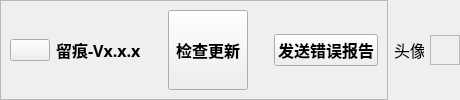
           <widget class="QWidget" name="footerContainer" native="true">
            <layout class="QHBoxLayout" name="horizontalLayout_9">
             <property name="leftMargin">
              <number>0</number>
             </property>
             <property name="topMargin">
              <number>0</number>
             </property>
             <property name="rightMargin">
              <number>0</number>
             </property>
             <property name="bottomMargin">
              <number>0</number>
             </property>
             <item alignment="Qt::AlignLeft">
              <widget class="QFrame" name="frame_8">
               <property name="frameShape">
                <enum>QFrame::StyledPanel</enum>
               </property>
               <property name="frameShadow">
                <enum>QFrame::Raised</enum>
               </property>
               <layout class="QHBoxLayout" name="horizontalLayout_10">
                <item alignment="Qt::AlignLeft">
                 <widget class="QPushButton" name="iconBtn">
                  <property name="text">
                   <string/>
                  </property>
                  <property name="icon">
                   <iconset resource="../../../QT/PyQTDemo/resources.qrc">
                    <normaloff>:/icons/logo3.0.ico</normaloff>:/icons/logo3.0.ico</iconset>
                  </property>
                  <property name="iconSize">
                   <size>
                    <width>24</width>
                    <height>24</height>
                   </size>
                  </property>
                 </widget>
                </item>
                <item>
                 <widget class="QLabel" name="versionText">
                  <property name="font">
                   <font>
                    <family>微软雅黑</family>
                    <pointsize>12</pointsize>
                    <weight>75</weight>
                    <bold>true</bold>
                   </font>
                  </property>
                  <property name="text">
                   <string>留痕-Vx.x.x</string>
                  </property>
                 </widget>
                </item>
                <item>
                 <spacer name="horizontalSpacer">
                  <property name="orientation">
                   <enum>Qt::Horizontal</enum>
                  </property>
                  <property name="sizeHint" stdset="0">
                   <size>
                    <width>20</width>
                    <height>20</height>
                   </size>
                  </property>
                 </spacer>
                </item>
                <item>
                 <widget class="QPushButton" name="updateBtn">
                  <property name="sizePolicy">
                   <sizepolicy hsizetype="Preferred" vsizetype="Preferred">
                    <horstretch>0</horstretch>
                    <verstretch>0</verstretch>
                   </sizepolicy>
                  </property>
                  <property name="font">
                   <font>
                    <family>微软雅黑</family>
                    <pointsize>12</pointsize>
                    <weight>75</weight>
                    <bold>true</bold>
                   </font>
                  </property>
                  <property name="toolTip">
                   <string>解密</string>
                  </property>
                  <property name="styleSheet">
                   <string notr="true"/>
                  </property>
                  <property name="text">
                   <string>检查更新</string>
                  </property>
                  <property name="icon">
                   <iconset resource="../../../QT/PyQTDemo/resources.qrc">
                    <normaloff>:/icons/icons/arrow-up-circle.svg</normaloff>:/icons/icons/arrow-up-circle.svg</iconset>
                  </property>
                  <property name="iconSize">
                   <size>
                    <width>24</width>
                    <height>24</height>
                   </size>
                  </property>
                 </widget>
                </item>
                <item>
                 <spacer name="horizontalSpacer_2">
                  <property name="orientation">
                   <enum>Qt::Horizontal</enum>
                  </property>
                  <property name="sizeHint" stdset="0">
                   <size>
                    <width>20</width>
                    <height>20</height>
                   </size>
                  </property>
                 </spacer>
                </item>
                <item>
                 <widget class="QPushButton" name="sendErrorBtn">
                  <property name="font">
                   <font>
                    <family>微软雅黑</family>
                    <pointsize>12</pointsize>
                    <weight>75</weight>
                    <bold>true</bold>
                   </font>
                  </property>
                  <property name="text">
                   <string>发送错误报告</string>
                  </property>
                  <property name="icon">
                   <iconset resource="../../../QT/PyQTDemo/resources.qrc">
                    <normaloff>:/icons/icons/send.svg</normaloff>:/icons/icons/send.svg</iconset>
                  </property>
                  <property name="iconSize">
                   <size>
                    <width>24</width>
                    <height>24</height>
                   </size>
                  </property>
                 </widget>
                </item>
               </layout>
              </widget>
             </item>
             <item>
              <widget class="QLabel" name="myavatar">
               <property name="minimumSize">
                <size>
                 <width>30</width>
                 <height>30</height>
                </size>
               </property>
               <property name="maximumSize">
                <size>
                 <width>30</width>
                 <height>30</height>
                </size>
               </property>
               <property name="font">
                <font>
                 <family>微软雅黑</family>
                 <pointsize>12</pointsize>
                </font>
               </property>
               <property name="text">
                <string>头像</string>
               </property>
              </widget>
             </item>
             <item>
              <widget class="QFrame" name="sizeGrip">
               <property name="minimumSize">
                <size>
                 <width>30</width>
                 <height>30</height>
                </size>
               </property>
               <property name="maximumSize">
                <size>
                 <width>30</width>
                 <height>30</height>
                </size>
               </property>
               <property name="frameShape">
                <enum>QFrame::StyledPanel</enum>
               </property>
               <property name="frameShadow">
                <enum>QFrame::Raised</enum>
               </property>
              </widget>
             </item>
            </layout>
           </widget>
